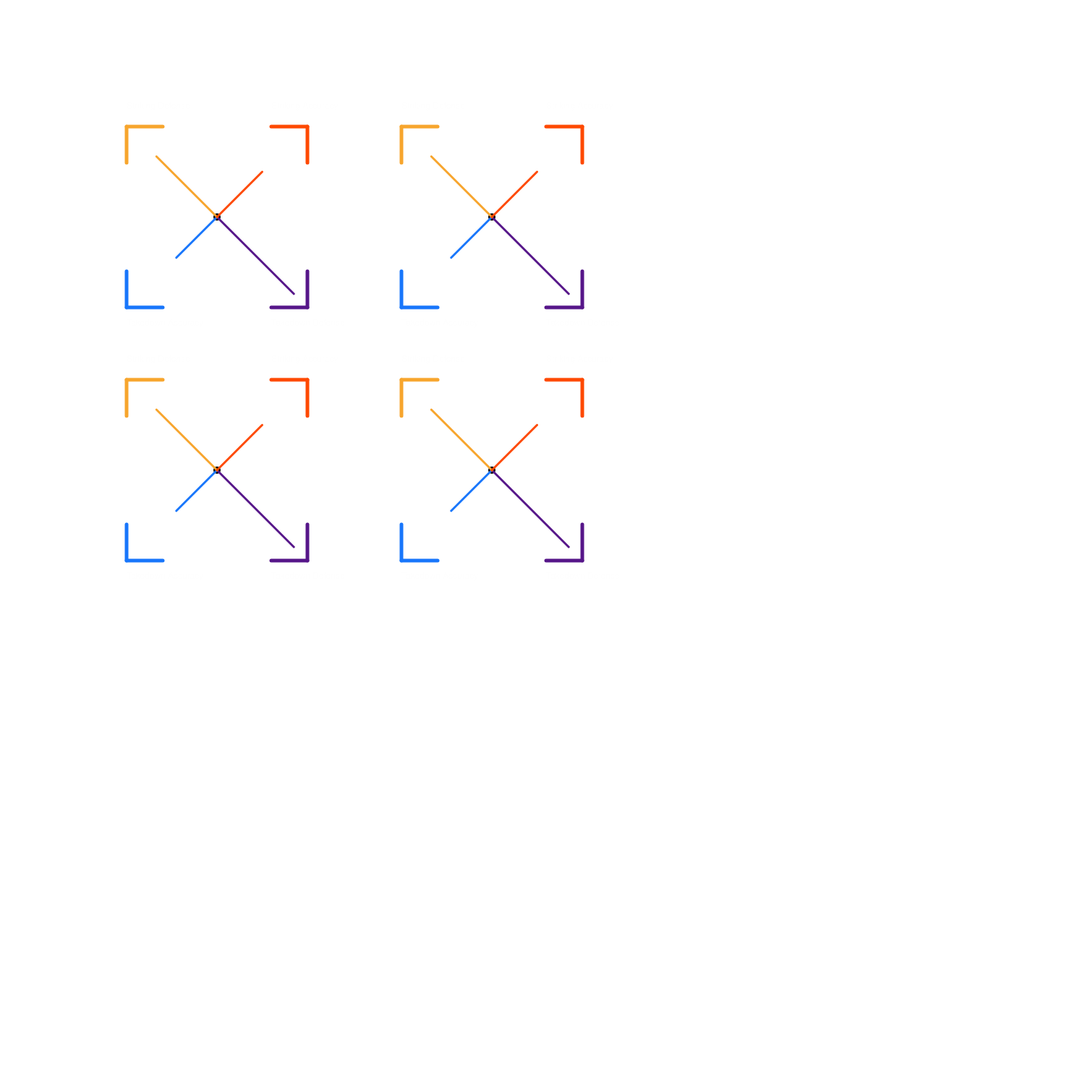
Frame 1 (no input)
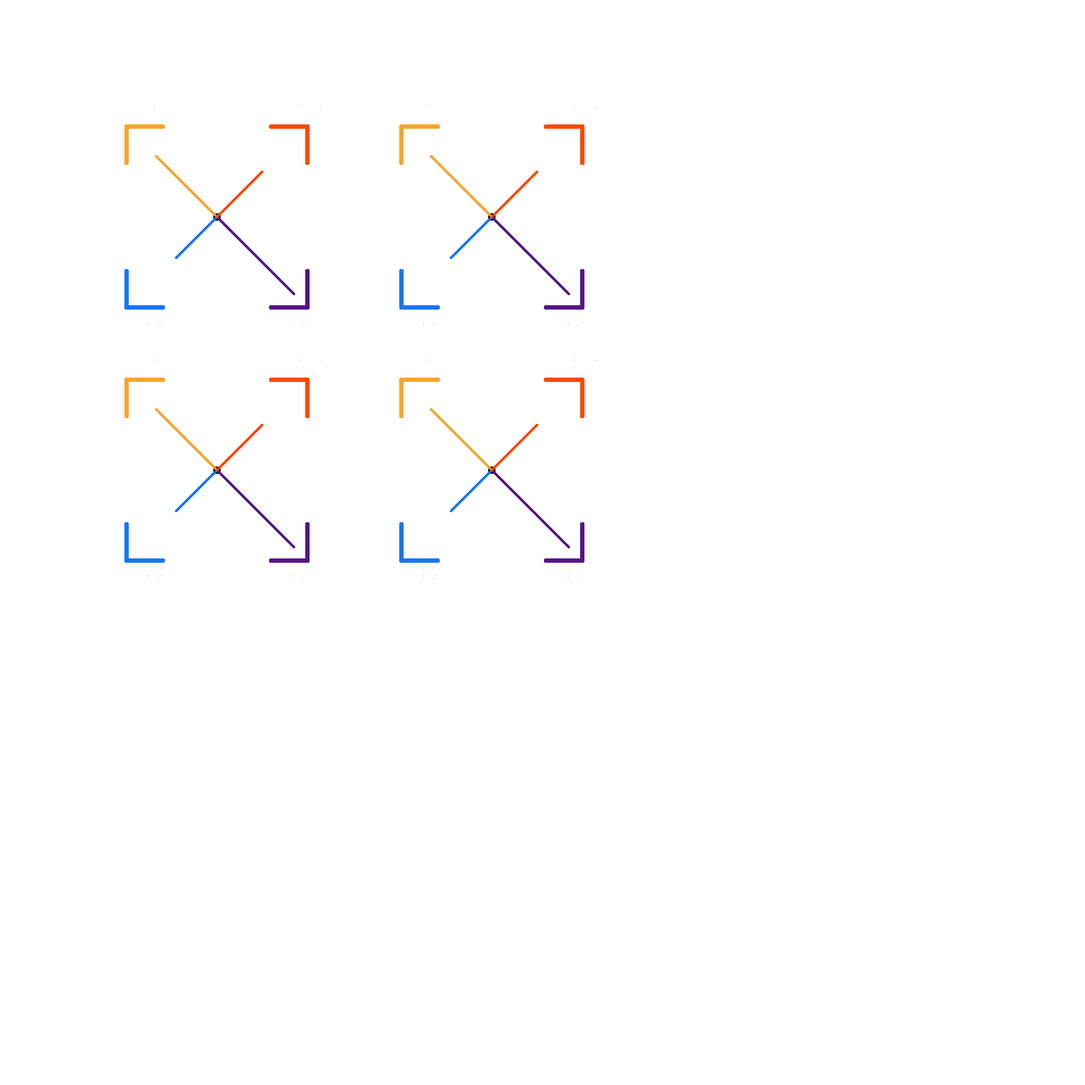
Frame 60 (no input)
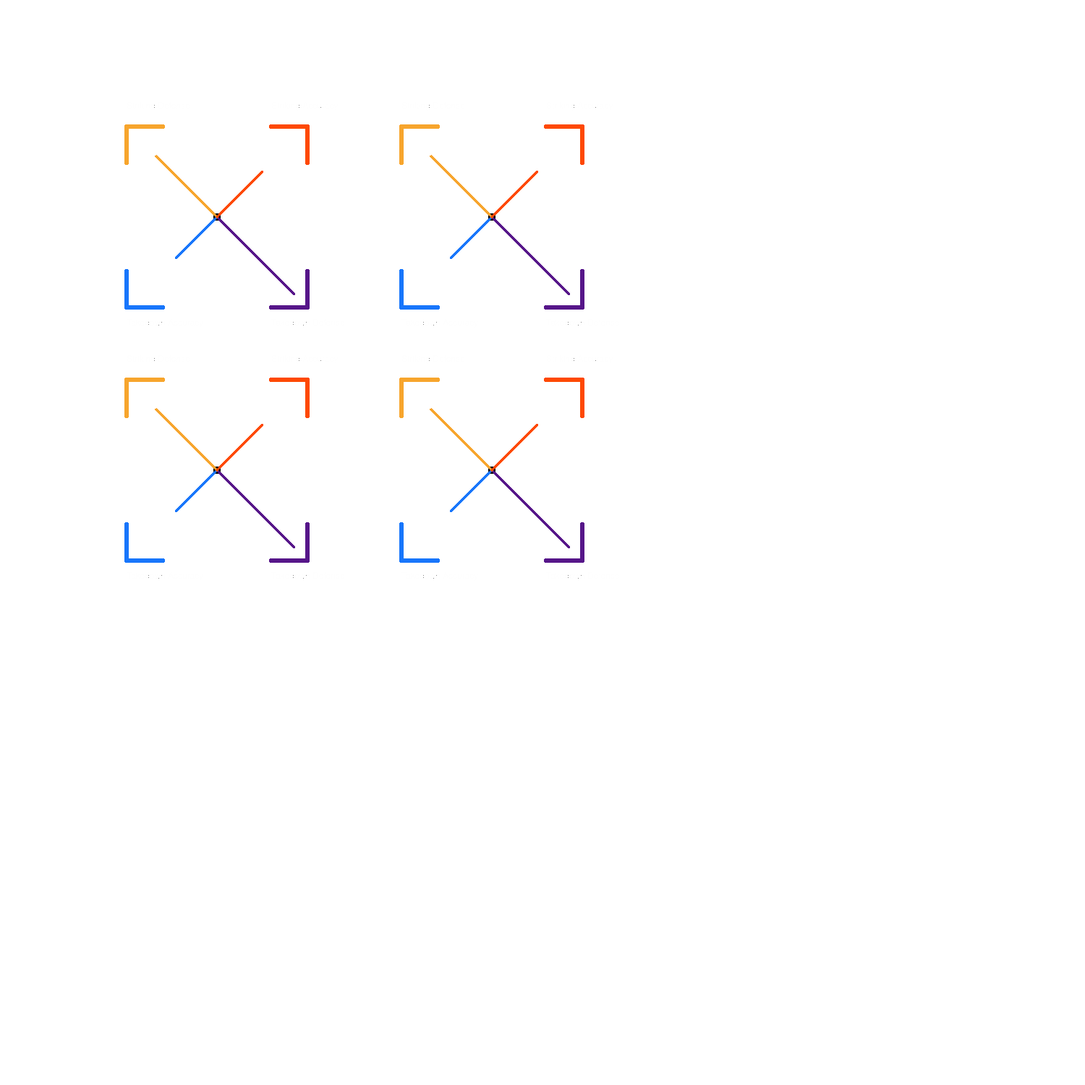
Frame 120 (the mouse pressed at the canvas centre since frame 60)

The p5.js sketch that drew these frames (run headless with seeded random() and noise() and a simulated clock; from frame 60 on, the mouse is pressed at the canvas centre):

// p5.js sketch
// ── sketch.js
let x = 70;
let y = 70;
let r = 255;
let g = 255;
let b = 255;
let a = 0;

const colors = {
    TAKEDOWN_DEF: "#561689",
    TAKEDOWN_ACC: "#1876fb",
    STRIKING_ACC: "#FE4902",
    STRIKING_DEF: "#F7a52D",
}

function setup() {
    createCanvas(1500, 1500);
}

function drawQuadrant(x,y, sd, sa, ta, td) {
    strokeWeight(5);
    const mid = {
        x: x,
        y: y
    }

    beginShape(LINES);
    stroke(colors.STRIKING_ACC);
    vertex(mid.x+125, mid.y-125);
    vertex(mid.x+125, mid.y-75);
    vertex(mid.x+75, mid.y-125);
    endShape(CLOSE);

    beginShape(LINES);
    stroke(colors.STRIKING_DEF);
    vertex(mid.x-125, mid.y-125);
    vertex(mid.x-125, mid.y-75);
    vertex(mid.x-75, mid.y-125);
    endShape(CLOSE);

    beginShape(LINES);
    stroke(colors.TAKEDOWN_ACC);
    vertex(mid.x-125, mid.y+125);
    vertex(mid.x-125, mid.y+75);
    vertex(mid.x-75, mid.y+125);
    endShape(CLOSE);

    beginShape(LINES);
    stroke(colors.TAKEDOWN_DEF);
    vertex(mid.x+125, mid.y+125);
    vertex(mid.x+75, mid.y+125);
    vertex(mid.x+125, mid.y+75);
    endShape(CLOSE);

    stroke("#000");
    strokeWeight(10);
    point(mid.x,mid.y);

    textSize(12);
    noStroke();
    fill(1,2);
    textFont('Helvetica Neue');
    text("Striking Accuracy", mid.x+75,mid.y-150);
    text("Striking Defense", mid.x-125,mid.y-150);
    text("Takedown Accuracy", mid.x-125,mid.y+150);
    text("Takedown Defense", mid.x+75,mid.y+150);

    drawAxis(mid, sd, sa, ta, td);

}

function drawAxis(mid, sd, sa, ta, td) {
    let mid_vec = createVector(mid.x,mid.y);
    let td_vec = createVector(mid.x+125,mid.y+125);
    let ta_vec = createVector(mid.x-125,mid.y+125);
    let sa_vec = createVector(mid.x+125,mid.y-125);
    let sd_vec = createVector(mid.x-125,mid.y-125);

    let takedown_def = p5.Vector.lerp(mid_vec, td_vec, td);
    let takedown_acc = p5.Vector.lerp(mid_vec, ta_vec, ta);
    let striking_def = p5.Vector.lerp(mid_vec, sd_vec, sd);
    let striking_acc = p5.Vector.lerp(mid_vec, sa_vec, sa);

    strokeWeight(3);

    // Takedown Defense
    beginShape(LINES);
    stroke(colors.TAKEDOWN_DEF);
    vertex(mid_vec.x, mid_vec.y);
    vertex(takedown_def.x,takedown_def.y);
    endShape(CLOSE);

    // Takedown Accuracy
    beginShape(LINES);
    stroke(colors.TAKEDOWN_ACC);
    vertex(mid_vec.x, mid_vec.y);
    vertex(takedown_acc.x,takedown_acc.y);
    endShape(CLOSE);

    // Striking Defense
    beginShape(LINES);
    stroke(colors.STRIKING_DEF);
    vertex(mid_vec.x, mid_vec.y);
    vertex(striking_def.x,striking_def.y);
    endShape(CLOSE);

    // Striking Accuracy
    beginShape(LINES);
    stroke(colors.STRIKING_ACC);
    vertex(mid_vec.x, mid_vec.y);
    vertex(striking_acc.x,striking_acc.y);
    endShape(CLOSE); 
}

function draw() {
    drawQuadrant(300, 300 ,0.67, 0.50,0.45,0.85);
    drawQuadrant(680, 300 ,0.67, 0.50,0.45,0.85);
    drawQuadrant(300, 650 ,0.67, 0.50,0.45,0.85);
    drawQuadrant(680, 650 ,0.67, 0.50,0.45,0.85);
}
